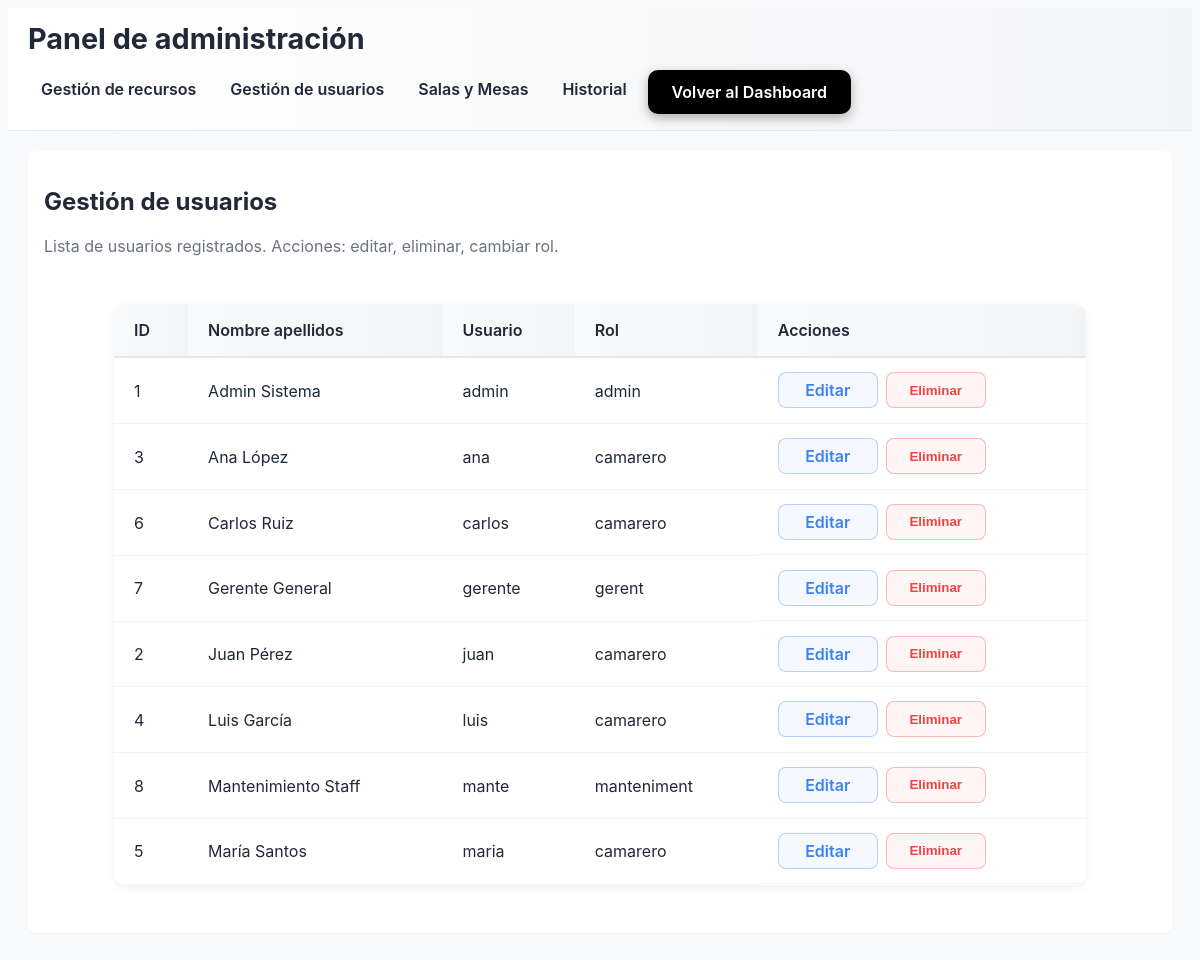
Before: /public/pages/admin/users/admin.php (signed in) with the older database file.
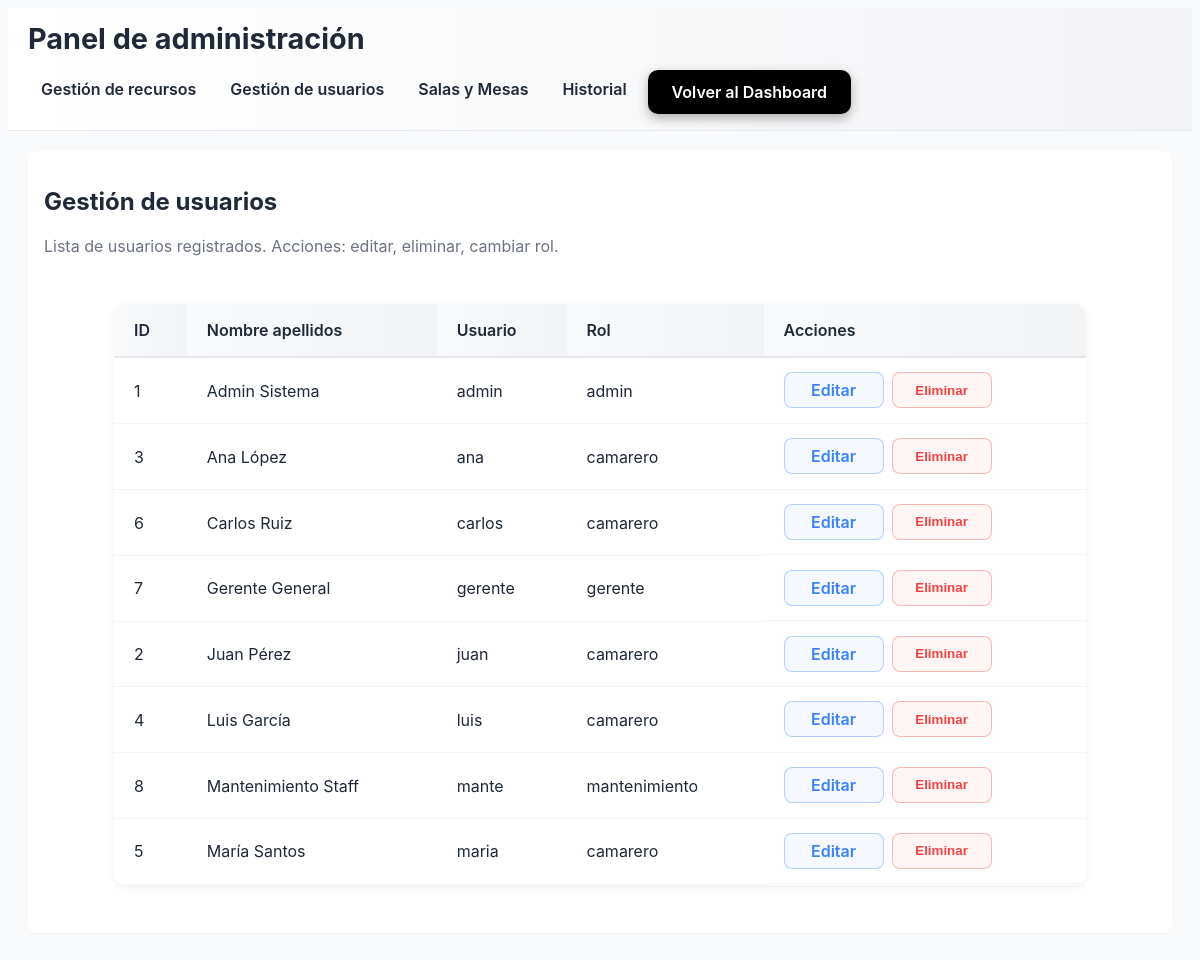
After: the same page with the newer database file.
### tables this page shows
CREATE TABLE IF NOT EXISTS usuarios (
    id_usuario INT AUTO_INCREMENT PRIMARY KEY,
    nombre VARCHAR(50) NOT NULL,
    apellidos VARCHAR(100),
    usuario VARCHAR(50) UNIQUE NOT NULL,
    contrasena VARCHAR(255) NOT NULL,  
    rol ENUM('camarero', 'admin', 'gerente', 'mantenimiento') DEFAULT 'camarero'
);

### private/proc/admin_page.php (called while the page is built, shortened)
<?php
require_once __DIR__ . '/../db/db_conn.php';
try {
    $pdo = connection($host, $user, $pass, $db);
    $stmt = $pdo->query("SELECT id_usuario, nombre, apellidos, usuario, rol FROM usuarios ORDER BY nombre, usuario");
    $users = $stmt->fetchAll(PDO::FETCH_ASSOC);
} catch (Exception $e) {
    echo "Error al conectar o consultar la base de datos: " . $e->getMessage();
}

### public/pages/admin/users/admin.php (the view, shortened to what this page needs)
<?php
require_once __DIR__ . '/../../../../private/proc/admin_page.php';
?>
<!doctype html>
<html lang="es">
<head>
    <link rel="stylesheet" href="../../../css/admin.css">
</head>
<body class="admin-page">
    <header class="admin-header">
        <div class="brand">
            <h1>Panel de administración</h1>
        </div>
        <nav class="admin-nav" aria-label="Navegación de administración">
            <a class="tab tab-link" href="../recursos/crud_recursos.php" aria-current="page">Gestión de recursos</a>
            <a class="tab tab-link" href="./admin.php" aria-current="page">Gestión de usuarios</a>
            <a class="tab tab-link" href="../salas/admin_salas.php">Salas y Mesas</a>
            <a class="tab tab-link" href="../../logs.php">Historial</a>
            <a href="../../dashboard.php" class="btn btn-volver">
                <i class="bi bi-arrow-left"></i> Volver al Dashboard
            </a>
        </nav>
    </header>
    <main class="admin-content">
        <section id="users" class="admin-section active">
            <h2>Gestión de usuarios</h2>
            <p class="muted">Lista de usuarios registrados. Acciones: editar, eliminar, cambiar rol.</p>
            <div class="table-wrap">
                <table class="admin-table">
                    <thead>
                        <tr>
                            <th>ID</th>
                            <th>Nombre apellidos</th>
                            <th>Usuario</th>
                            <th>Rol</th>
                            <th>Acciones</th>
                        </tr>
                    </thead>
                    <tbody>
                        <?php foreach ($users as $user): ?>
                            <tr>
                                <td data-label="ID"><?php echo $user['id_usuario']; ?></td>
                                <td data-label="Nombre"><?php echo trim(($user['nombre'] ?? '') . ' ' . ($user['apellidos'] ?? '')); ?></td>
                                <td data-label="Usuario"><?php echo $user['usuario'] ?? ''; ?></td>
                                <td data-label="Rol"><?php echo $user['rol'] ?? ''; ?></td>
                                <td>
                                    <a class="btn-simple btn-edit" href="editar_user.php?id=<?= $user['id_usuario'] ?>">Editar</a>
                                    <form method="post" action="../../../../private/proc/eliminar_usuario.php" style="display:inline" class="delete-user-form" data-username="<?= $user['usuario'] ?? '' ?>">
                                        <button class="btn-simple btn-delete" type="submit">Eliminar</button>
                                    </form>
                                </td>
                            </tr>
                        <?php endforeach; ?>
                    </tbody>
                </table>
            </div>
        </section>
</body>
</html>

Changed rows visible on the page:
changed usuarios "Gerente General": rol "gerent" → "gerente"
changed usuarios "Mantenimiento Staff": rol "manteniment" → "mantenimiento"
